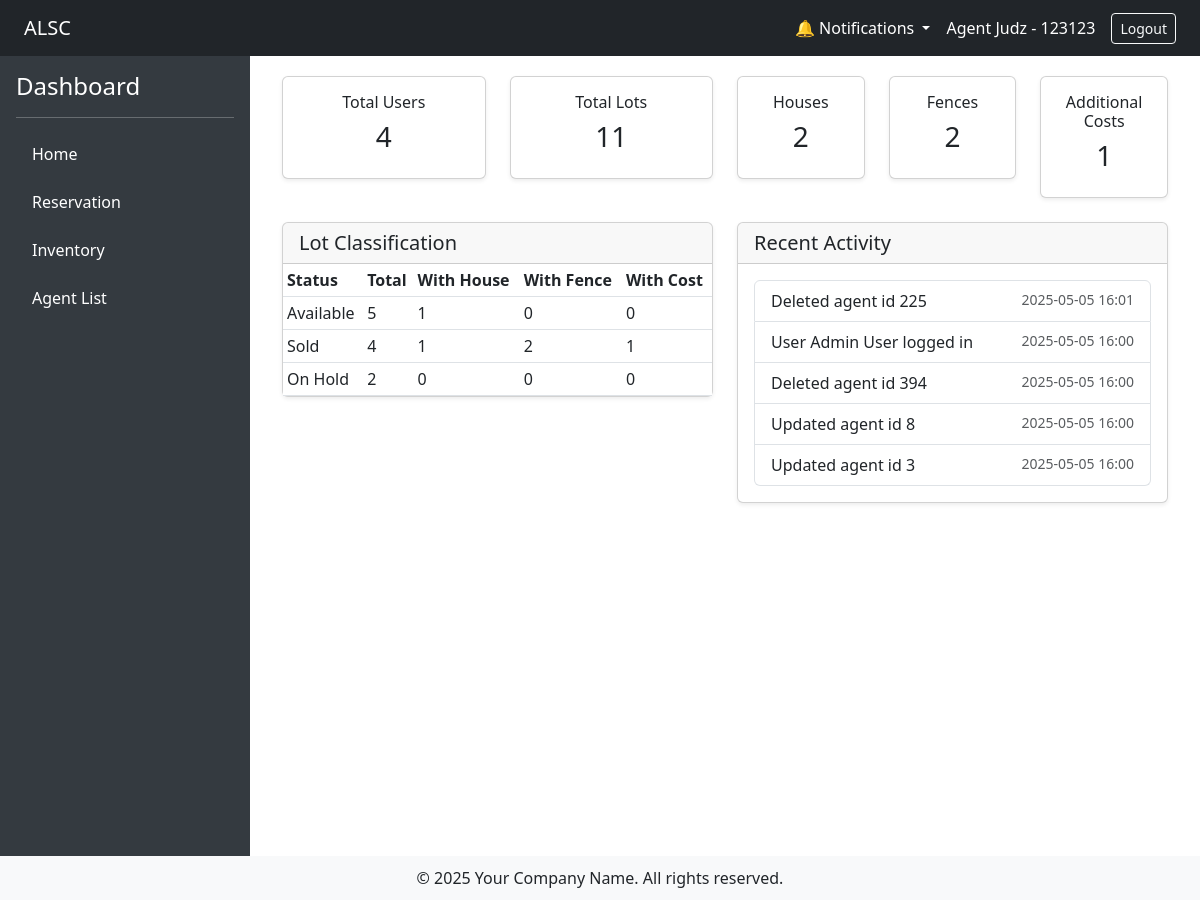
The page /dashboard/index (signed in) on the database its author committed.
### tables this page shows
CREATE TABLE `activity_logs` (
  `id` int(11) NOT NULL,
  `user_id` int(11) DEFAULT NULL,
  `action` varchar(255) DEFAULT NULL,
  `module` varchar(255) DEFAULT NULL,
  `description` text DEFAULT NULL,
  `created_at` datetime DEFAULT current_timestamp()
);

### app/controllers/dashboard_controller.php (called while the page is built, shortened)
<?php
require_once __DIR__ . '/../models/User.php';
require_once __DIR__ . '/../models/Lot.php';
require_once __DIR__ . '/../models/House.php';
require_once __DIR__ . '/../models/Fence.php';
require_once __DIR__ . '/../models/AdditionalCost.php';
require_once __DIR__ . '/../models/ActivityLog.php';
class Dashboard extends Controller
{
    public function index()
    {
        $totalUsers = User::count();
        $totalLots = Lot::count();
        $totalHouses = House::count();
        $totalFences = Fence::count();
        $totalAddCosts = AdditionalCost::count();
        $classifiedLots = [
            'Available' => [
                'total' => 0,
                'withHouse' => 0,
                'withFence' => 0,
                'withAddCost' => 0
            ],
            'Sold' => [
                'total' => 0,
                'withHouse' => 0,
                'withFence' => 0,
                'withAddCost' => 0
            ],
            'On Hold' => [
                'total' => 0,
                'withHouse' => 0,
                'withFence' => 0,
                'withAddCost' => 0
            ],
        ];
        $activityLogs = ActivityLog::recent_logs();
        return $this->view('dashboard/index', compact('totalUsers', 'totalLots', 'totalHouses', 'totalFences', 'totalAddCosts', 'classifiedLots', 'activityLogs'));
    }
}

### app/core/App.php (called while the page is built, shortened)
<?php
class App
{
    protected $method = 'index';
    public function __construct()
    {
        $url = $this->parseUrl();
        if ($url) {
            if (file_exists(__DIR__ . '/../controllers/' . $url[0] . '_controller.php')) {
                unset($url[0]);
            }
        }
        $this->controller = new $this->controller;
        if (isset($url[1])) {
            if (method_exists($this->controller, $url[1])) {
                $this->method = $url[1];
                unset($url[1]);
            }else $this->method = "notfound";
        }
        $this->params = $url ? array_values($url) : [];
        call_user_func_array([$this->controller, $this->method], $this->params);
    }
    public function parseUrl()
    {
        if (isset($_GET['url'])) {
            return explode('/', filter_var(rtrim($_GET['url'], '/'), FILTER_SANITIZE_URL));
        }
    }
}

### index.php (called while the page is built, shortened)
<?php
$app = new App;

### app/config/Connection.php (called while the page is built, shortened)
<?php
class Connection
{
    private static $instance;
    private $conn;
    public function __construct()
    {
        try {
            $dbh = "mysql:host=". DB_HOST .";dbname=". DB_NAME ;
            $this->conn = new PDO($dbh, DB_USER , DB_PASS);
            $this->conn->setAttribute(PDO::ATTR_ERRMODE, PDO::ERRMODE_EXCEPTION);
        } catch (PDOException $e) {
            echo "Connection failed: " . $e->getMessage();
        }
    }
    public static function getInstance()
    {
        if (!self::$instance) {
            self::$instance = new Connection();
        }
        return self::$instance;
    }
    public function getConnection()
    {
        return $this->conn;
    }
}

### app/models/User.php (called while the page is built, shortened)
<?php
require_once __DIR__ . '/../core/Model.php';
class User extends Model
{
    public static function count()
    {
        $instance = new static();
        $stmt = $instance->db->prepare("SELECT COUNT(*) AS total FROM users WHERE is_active = '1'");
        $stmt->execute();
        $result = $stmt->fetch(PDO::FETCH_ASSOC);
        return $result['total'];
    }
}

### app/core/Model.php (called while the page is built, shortened)
<?php
class Model
{
    public function __construct()
    {
        $this->db = Connection::getInstance()->getConnection();
    }
}

### app/models/Lot.php (called while the page is built, shortened)
<?php
require_once __DIR__ . '/../core/Model.php';
class Lot extends Model
{
    public static function count()
    {
        $instance = new static();
        $stmt = $instance->db->query("SELECT COUNT(*) FROM lots");
        return $stmt->fetchColumn();
    }
}

### app/models/House.php (called while the page is built, shortened)
<?php
require_once __DIR__ . '/../core/Model.php';
class House extends Model
{
    public static function count()
    {
        $instance = new static();
        $stmt = $instance->db->query("SELECT COUNT(*) FROM houses");
        return $stmt->fetchColumn();
    }
}

### app/models/Fence.php (called while the page is built, shortened)
<?php
require_once __DIR__ . '/../core/Model.php';
class Fence extends Model
{
    public static function count()
    {
        $instance = new static();
        $stmt = $instance->db->query("SELECT COUNT(*) FROM fences");
        return $stmt->fetchColumn();
    }
}

### app/models/AdditionalCost.php (called while the page is built, shortened)
<?php
require_once __DIR__ . '/../core/Model.php';
class AdditionalCost extends Model
{
    public static function count()
    {
        $instance = new static();
        $stmt = $instance->db->query("SELECT COUNT(*) FROM additional_costs");
        return $stmt->fetchColumn();
    }
}

### app/models/ActivityLog.php (called while the page is built, shortened)
<?php
require_once __DIR__ . '/../core/Model.php';
class ActivityLog extends Model
{
    public static function recent_logs()
    {
        $instance = new static();
        $stmt = $instance->db->prepare("SELECT * FROM activity_logs ORDER BY created_at DESC LIMIT 5");
        $stmt->execute();
        $logs = $stmt->fetchAll(PDO::FETCH_ASSOC);
        return $logs;
    }
}

### app/views/dashboard/index.php (the view)
<div class="container-fluid">
    <div class="row">
        <div class="col-md-3">
            <div class="card shadow-sm mb-4">
                <div class="card-body text-center">
                    <h6 class="card-title">Total Users</h6>
                    <h3><?= $totalUsers ?></h3>
                </div>
            </div>
        </div>
        <div class="col-md-3">
            <div class="card shadow-sm mb-4">
                <div class="card-body text-center">
                    <h6 class="card-title">Total Lots</h6>
                    <h3><?= $totalLots ?></h3>
                </div>
            </div>
        </div>
        <div class="col-md-2">
            <div class="card shadow-sm mb-4">
                <div class="card-body text-center">
                    <h6 class="card-title">Houses</h6>
                    <h3><?= $totalHouses ?></h3>
                </div>
            </div>
        </div>
        <div class="col-md-2">
            <div class="card shadow-sm mb-4">
                <div class="card-body text-center">
                    <h6 class="card-title">Fences</h6>
                    <h3><?= $totalFences ?></h3>
                </div>
            </div>
        </div>
        <div class="col-md-2">
            <div class="card shadow-sm mb-4">
                <div class="card-body text-center">
                    <h6 class="card-title">Additional Costs</h6>
                    <h3><?= $totalAddCosts ?></h3>
                </div>
            </div>
        </div>
        <div class="col-md-6">
            <div class="card shadow-sm mb-4">
                <div class="card-header">
                    <h5 class="mb-0">Lot Classification</h5>
                </div>
                <div class="card-body p-0">
                    <table class="table table-sm mb-0">
                        <thead>
                            <tr>
                                <th>Status</th>
                                <th>Total</th>
                                <th>With House</th>
                                <th>With Fence</th>
                                <th>With Cost</th>
                            </tr>
                        </thead>
                        <tbody>
                            <tr>
                                <td>Available</td>
                                <td><?= $classifiedLots['Available']['total'] ?></td>
                                <td><?= $classifiedLots['Available']['withHouse'] ?></td>
                                <td><?= $classifiedLots['Available']['withFence'] ?></td>
                                <td><?= $classifiedLots['Available']['withAddCost'] ?></td>
                            </tr>
                            <tr>
                                <td>Sold</td>
                                <td><?= $classifiedLots['Sold']['total'] ?></td>
                                <td><?= $classifiedLots['Sold']['withHouse'] ?></td>
                                <td><?= $classifiedLots['Sold']['withFence'] ?></td>
                                <td><?= $classifiedLots['Sold']['withAddCost'] ?></td>
                            </tr>
                            <tr>
                                <td>On Hold</td>
                                <td><?= $classifiedLots['On Hold']['total'] ?></td>
                                <td><?= $classifiedLots['On Hold']['withHouse'] ?></td>
                                <td><?= $classifiedLots['On Hold']['withFence'] ?></td>
                                <td><?= $classifiedLots['On Hold']['withAddCost'] ?></td>
                            </tr>
                        </tbody>
                    </table>
                </div>
            </div>
        </div>
        <div class="col-md-6">
            <div class="card shadow-sm mb-4">
                <div class="card-header">
                    <h5 class="mb-0">Recent Activity</h5>
                </div>
                <div class="card-body">
                    <ul class="list-group">
                        <?php if (empty($activityLogs)): ?>
                            <li class="list-group-item">No recent activity found.</li>
                        <?php else: ?>
                            <?php foreach ($activityLogs as $log): ?>
                                <li class="list-group-item d-flex justify-content-between">
                                    <span><?= htmlspecialchars($log['description']) ?></span>
                                    <small class="text-muted"><?= date('Y-m-d H:i', strtotime($log['created_at'])) ?></small>
                                </li>
                            <?php endforeach; ?>
                        <?php endif; ?>
                    </ul>
                </div>
            </div>
        </div>
    </div>
</div>

### app/views/layouts/main.php (style rules this page uses)
body { min-height: 100vh; display: flex; flex-direction: column; }

### rows shown on the page
activity_logs: description "Deleted agent id 225", created_at "2025-05-05 16:01"
activity_logs: description "User Admin User logged in", created_at "2025-05-05 16:00"
activity_logs: description "Deleted agent id 394", created_at "2025-05-05 16:00"
activity_logs: description "Updated agent id 8", created_at "2025-05-05 16:00"
activity_logs: description "Updated agent id 3", created_at "2025-05-05 16:00"

### other values the page prints
$_SESSION['user']['name'] "Agent Judz"
$_SESSION['user']['employee_id'] "123123"
$totalUsers "4"
$totalLots "11"
$totalHouses "2"
$totalFences "2"
$totalAddCosts "1"
$classifiedLots['Available']['total'] "5"
$classifiedLots['Available']['withHouse'] "1"
$classifiedLots['Available']['withFence'] "0"
$classifiedLots['Available']['withAddCost'] "0"
$classifiedLots['Sold']['total'] "4"
$classifiedLots['Sold']['withHouse'] "1"
$classifiedLots['Sold']['withFence'] "2"
$classifiedLots['Sold']['withAddCost'] "1"
